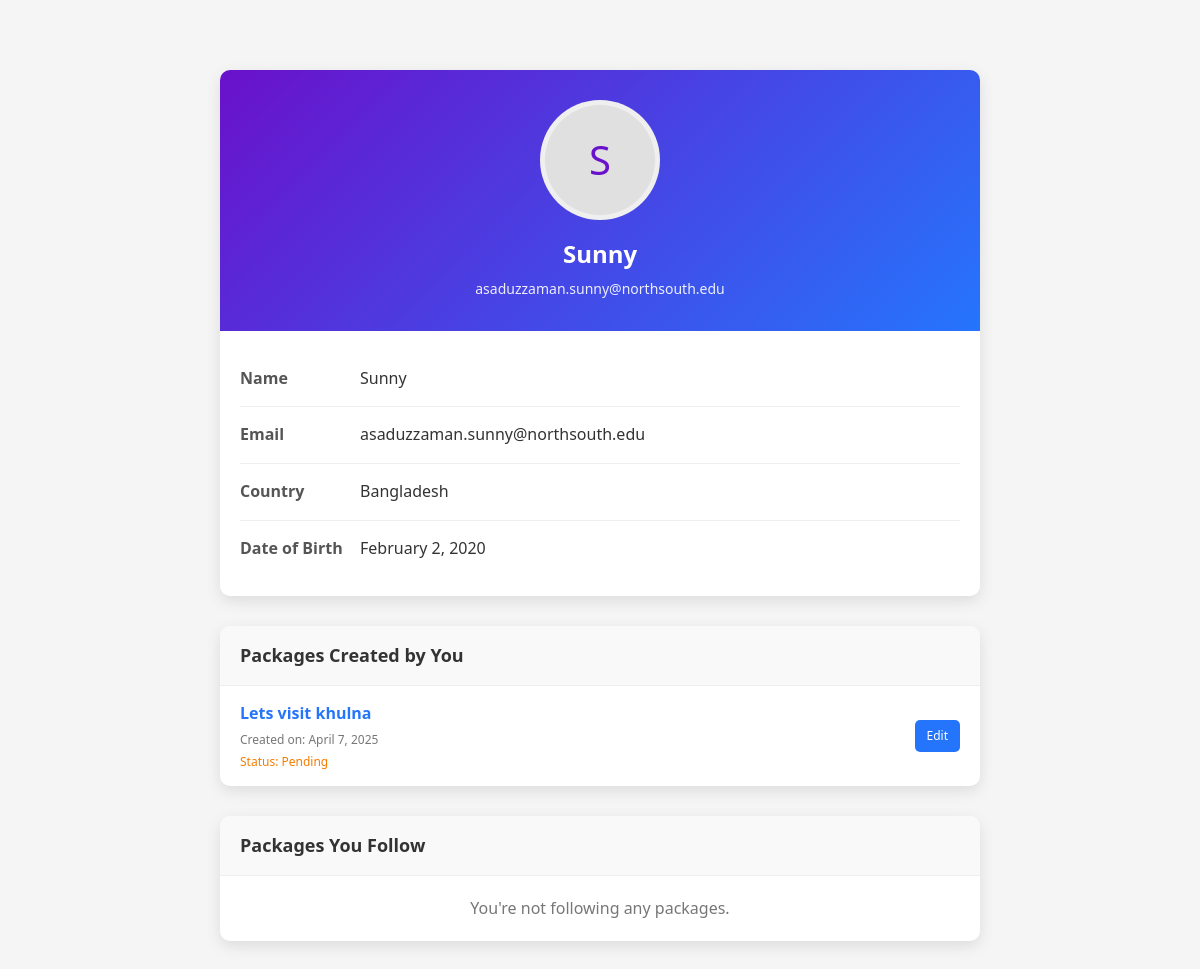
The app's page /Sunny/profile.php with its own data.
### tables this page shows
CREATE TABLE `user` (
  `id` int(11) NOT NULL,
  `name` varchar(255) NOT NULL,
  `email` varchar(255) NOT NULL,
  `password` varchar(255) NOT NULL,
  `dob` date NOT NULL,
  `country` varchar(100) NOT NULL
);

CREATE TABLE `packages` (
  `package_id` int(11) NOT NULL,
  `package_name` varchar(255) NOT NULL,
  `publish_time` timestamp NOT NULL DEFAULT current_timestamp(),
  `build_by` int(11) NOT NULL,
  `status` varchar(255) NOT NULL DEFAULT 'pending',
  `details` varchar(1000) NOT NULL,
  `image` varchar(255) NOT NULL DEFAULT 'unknown.jpg'
);

### Sunny/profile.php (the view, shortened to what this page needs)
<?php
$userId = 3;
$db = Database::getInstance();
$conn = $db->getConnection();
function getUserData($conn, $userId) {
    $query = "SELECT id, name, email, dob, country FROM user WHERE id = ?";
    $stmt = $conn->prepare($query);
    $stmt->execute([$userId]);
    if ($stmt->rowCount() > 0) {
        return $stmt->fetch(PDO::FETCH_ASSOC);
    } else {
        return null;
    }
}
function getCreatedPackages($conn, $userId) {
    $query = "SELECT package_id, package_name, publish_time, status FROM packages WHERE build_by = ?";
    $stmt = $conn->prepare($query);
    $stmt->execute([$userId]);
    $packages = [];
    while ($row = $stmt->fetch(PDO::FETCH_ASSOC)) {
        $packages[] = $row;
    }
    return $packages;
}
function getFollowedPackages($conn, $userId) {
    $query = "SELECT p.package_id, p.package_name, pf.time
              FROM package_followers pf
              JOIN packages p ON pf.package_id = p.package_id
              WHERE pf.user_id = ?";
    $stmt = $conn->prepare($query);
    $stmt->execute([$userId]);
    $packages = [];
    return $packages;
}
$userData = getUserData($conn, $userId);
$createdPackages = getCreatedPackages($conn, $userId);
$followedPackages = getFollowedPackages($conn, $userId);
function getInitials($name) {
    $words = explode(' ', $name);
    $initials = '';
    foreach ($words as $word) {
        $initials .= strtoupper(substr($word, 0, 1));
    }
    return $initials;
}
function formatDate($dateString) {
    $date = new DateTime($dateString);
    return $date->format('F j, Y');
}
?>
<!DOCTYPE html>
<html lang="en">
<head>
</head>
<body>
    <div class="container">
        <?php if ($userData): ?>
        <div class="profile-card">
            <div class="profile-header">
                <div class="profile-img"><?php echo getInitials($userData['name']); ?></div>
                <h2 class="profile-name"><?php echo htmlspecialchars($userData['name']); ?></h2>
                <p class="profile-email"><?php echo htmlspecialchars($userData['email']); ?></p>
            </div>
            <div class="profile-details">
                <div class="detail-item">
                    <div class="detail-label">Name</div>
                    <div class="detail-value"><?php echo htmlspecialchars($userData['name']); ?></div>
                </div>
                <div class="detail-item">
                    <div class="detail-label">Email</div>
                    <div class="detail-value"><?php echo htmlspecialchars($userData['email']); ?></div>
                </div>
                <div class="detail-item">
                    <div class="detail-label">Country</div>
                    <div class="detail-value"><?php echo htmlspecialchars($userData['country']); ?></div>
                </div>
                <div class="detail-item">
                    <div class="detail-label">Date of Birth</div>
                    <div class="detail-value"><?php echo formatDate($userData['dob']); ?></div>
                </div>
            </div>
        </div>
        <div class="section-card">
            <div class="section-title">Packages Created by You</div>
            <div class="section-content">
                <?php if (count($createdPackages) > 0): ?>
                    <?php foreach ($createdPackages as $package): ?>
                        <div class="package-item">
                            <div class="package-info">
                                <a href="package-details.php?id=<?php echo $package['package_id']; ?>" class="package-name">
                                    <?php echo htmlspecialchars($package['package_name']); ?>
                                </a>
                                <div class="package-date">Created on: <?php echo formatDate($package['publish_time']); ?></div>
                                <div class="package-status <?php echo $package['status']; ?>">
                                    Status: <?php echo ucfirst($package['status']); ?>
                                </div>
                            </div>
                            <div>
                                <a href="modules/buildPackages.php?id=<?php echo $package['package_id']; ?>" class="btn btn-small">Edit</a>
                            </div>
                        </div>
                    <?php endforeach; ?>
                <?php else: ?>
                    <div class="no-packages">You haven't created any packages yet.</div>
                <?php endif; ?>
            </div>
        </div>
        <div class="section-card">
            <div class="section-title">Packages You Follow</div>
            <div class="section-content">
                <?php if (count($followedPackages) > 0): ?>
                    <?php foreach ($followedPackages as $package): ?>
                        <div class="package-item">
                            <div class="package-info">
                                <a href="package-details.php?id=<?php echo $package['package_id']; ?>" class="package-name">
                                    <?php echo htmlspecialchars($package['package_name']); ?>
                                </a>
                                <div class="package-date">Followed on: <?php echo formatDate($package['time']); ?></div>
                            </div>
                            <div>
                                <a href="unfollow-package.php?id=<?php echo $package['package_id']; ?>&user_id=<?php echo $userId; ?>" class="btn btn-small">Unfollow</a>
                            </div>
                        </div>
                    <?php endforeach; ?>
                <?php else: ?>
                    <div class="no-packages">You're not following any packages.</div>
                <?php endif; ?>
            </div>
        </div>
        <?php else: ?>
            <div class="error">User not found!</div>
        <?php endif; ?>
    </div>
</body>
</html>

### Sunny/profile.php (style rules this page uses)
* { margin: 0; padding: 0; box-sizing: border-box; font-family: 'Segoe UI', Tahoma, Geneva, Verdana, sans-serif; }
body { background-color: #f5f5f5; color: #333; line-height: 1.6; }
.container { max-width: 800px; margin: 50px auto; padding: 20px; }
.profile-card { background-color: #fff; border-radius: 10px; box-shadow: 0 5px 15px rgba(0, 0, 0, 0.1); overflow: hidden; margin-bottom: 30px; }
.profile-header { background: linear-gradient(135deg, #6a11cb 0%, #2575fc 100%); color: white; padding: 30px 20px; text-align: center; }
.profile-img { width: 120px; height: 120px; border-radius: 50%; border: 5px solid rgba(255, 255, 255, 0.5); margin: 0 auto 15px; display: flex; align-items: center; justify-content: center; background-color: #e0e0e0; font-size: 40px; color: #6a11cb; }
.profile-name { font-size: 24px; font-weight: 600; margin-bottom: 5px; }
.profile-email { font-size: 14px; opacity: 0.9; }
.profile-details { padding: 20px; }
.detail-item { padding: 15px 0; border-bottom: 1px solid #eee; display: flex; }
.detail-item:last-child { border-bottom: none; }
.detail-label { font-weight: 600; width: 120px; color: #555; }
.detail-value { flex: 1; }
.section-card { background-color: #fff; border-radius: 10px; box-shadow: 0 5px 15px rgba(0, 0, 0, 0.1); overflow: hidden; margin-bottom: 30px; }
.section-title { padding: 15px 20px; font-size: 18px; font-weight: 600; background-color: #f9f9f9; border-bottom: 1px solid #eee; color: #333; }
.section-content { padding: 0; }
.package-item { padding: 15px 20px; border-bottom: 1px solid #eee; display: flex; justify-content: space-between; align-items: center; }
.package-item:last-child { border-bottom: none; }
.package-info { flex: 1; }
.package-name { font-weight: 600; color: #2575fc; text-decoration: none; font-size: 16px; }
.package-date, .package-status { font-size: 12px; color: #777; margin-top: 3px; }
.package-status.pending { color: #f57c00; }
.btn { display: inline-block; padding: 10px 20px; background-color: #2575fc; color: white; border: none; border-radius: 5px; cursor: pointer; text-decoration: none; font-weight: 500; transition: background-color 0.3s; }
.btn-small { padding: 6px 12px; font-size: 12px; }
.no-packages { padding: 20px; text-align: center; color: #777; }

### records on screen
user: name "S", name "Sunny", email "asaduzzaman.sunny@northsouth.edu", country "Bangladesh", dob "February 2, 2020"
packages: package_name "Lets visit khulna", publish_time "April 7, 2025", status "Pending"
